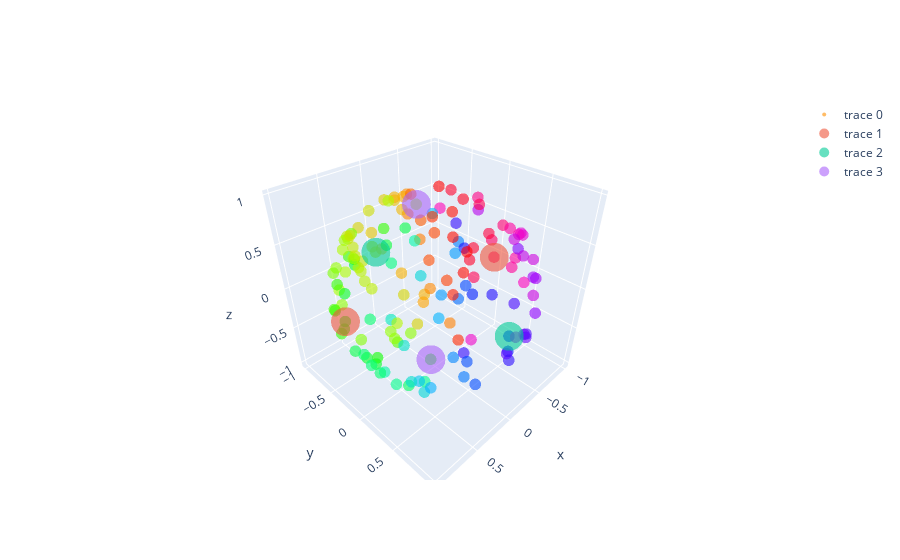

Notebook code cell kept with this figure:
### Code cell
fig = go.Figure(data=[go.Scatter3d(
    x=x,
    y=y,
    z=z,
    mode='markers',
    text = [str(i) for i in co_3],
    #text = [str(x) for x in d],
    marker=dict(
        size=4,
        color = np.mod(co_3,1.0),             # set color to an array/list of desired values
        colorscale='HSV',
        # choose a colorscale
        opacity=0.6
    )
)])

fig.add_trace(
    go.Scatter3d(
    x = df.iloc[L[:2]].iloc[:,0],
    y = df.iloc[L[:2]].iloc[:,1],
    z = df.iloc[L[:2]].iloc[:,2], mode = "markers",
      
      marker=dict(
        #c = "black",
        size=10,
        color = 0,             # set color to an array/list of desired values
        colorscale='magma',
        # choose a colorscale
        opacity=0.6
    )))


fig.add_trace(
    go.Scatter3d(
    x = df.iloc[L[2:4]].iloc[:,0],
    y = df.iloc[L[2:4]].iloc[:,1],
    z = df.iloc[L[2:4]].iloc[:,2], mode = "markers",
      
      marker=dict(
        #color = "black",
        size=10,
        color = 1,             # set color to an array/list of desired values
        colorscale='magma',
        # choose a colorscale
        opacity=0.6
    )))

fig.add_trace(
    go.Scatter3d(
    x = df.iloc[L[4:]].iloc[:,0],
    y = df.iloc[L[4:]].iloc[:,1],
    z = df.iloc[L[4:]].iloc[:,2], mode = "markers",
      
      marker=dict(
        #color = "black",
        size=10,
        color = 0.5, 
        colorscale='magma',            # set color to an array/list of desired values
        #colorscale='black',
        # choose a colorscale
        opacity=0.6
    )))


fig.show()

### Figure 1 — Plotly figure (JSON) as saved in the notebook; plotly's stock layout.template omitted (floating-point values rounded to 4 significant figures; data arrays with more than 128 entries replaced by an {"elided": "..."} marker saying what was removed)
{"data": [{"marker": {"color": {"elided": "150 float values"}, "colorscale": [[0, "#ff0000"], [0.1111, "#ffa700"], [0.2222, "#afff00"], [0.3333, "#08ff00"], [0.4444, "#00ff9f"], [0.5556, "#00b7ff"], [0.6667, "#0010ff"], [0.7778, "#9700ff"], [0.8889, "#ff00bf"], [1, "#ff0000"]], "opacity": 0.6, "size": 4}, "mode": "markers", "text": {"elided": "150 str values"}, "type": "scatter3d", "x": {"elided": "150 float values"}, "y": {"elided": "150 float values"}, "z": {"elided": "150 float values"}}, {"marker": {"color": 0, "colorscale": [[0, "#000004"], [0.1111, "#180f3d"], [0.2222, "#440f76"], [0.3333, "#721f81"], [0.4444, "#9e2f7f"], [0.5556, "#cd4071"], [0.6667, "#f1605d"], [0.7778, "#fd9668"], [0.8889, "#feca8d"], [1, "#fcfdbf"]], "opacity": 0.6, "size": 10}, "mode": "markers", "type": "scatter3d", "x": [0.9884, -0.996], "y": [-0.1202, -0.0532], "z": [0.09328, -0.07236]}, {"marker": {"color": 1, "colorscale": [[0, "#000004"], [0.1111, "#180f3d"], [0.2222, "#440f76"], [0.3333, "#721f81"], [0.4444, "#9e2f7f"], [0.5556, "#cd4071"], [0.6667, "#f1605d"], [0.7778, "#fd9668"], [0.8889, "#feca8d"], [1, "#fcfdbf"]], "opacity": 0.6, "size": 10}, "mode": "markers", "type": "scatter3d", "x": [0.1105, -0.04993], "y": [0.9915, -0.9987], "z": [0.06836, -0.005981]}, {"marker": {"color": 0.5, "colorscale": [[0, "#000004"], [0.1111, "#180f3d"], [0.2222, "#440f76"], [0.3333, "#721f81"], [0.4444, "#9e2f7f"], [0.5556, "#cd4071"], [0.6667, "#f1605d"], [0.7778, "#fd9668"], [0.8889, "#feca8d"], [1, "#fcfdbf"]], "opacity": 0.6, "size": 10}, "mode": "markers", "type": "scatter3d", "x": [0.2082, 0.0005305], "y": [-0.01945, -0.07186], "z": [0.9779, -0.9974]}], "layout": {}}
